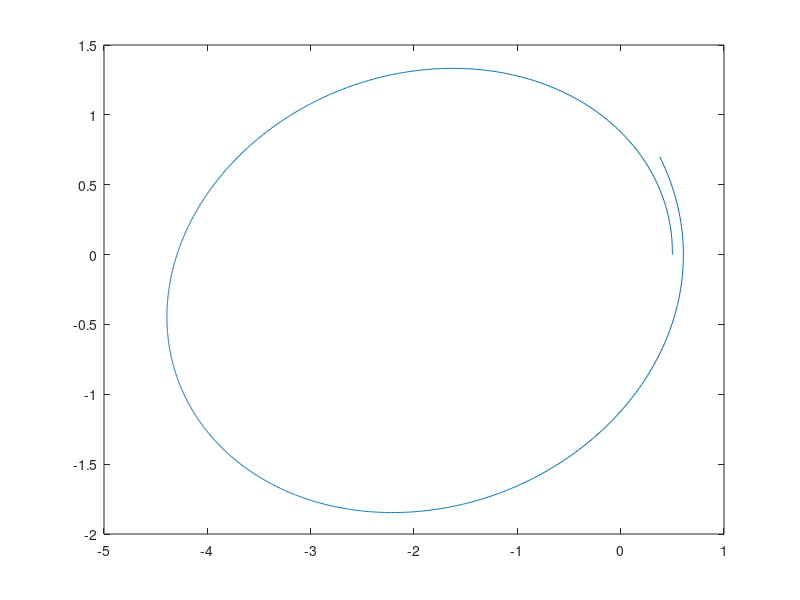

The MATLAB source for this figure: (Note: this script raises an error after producing the figure.)
clear variables;
close all;
clc;

% Différentes constantes
G = 4*pi^2; % Constante de gravitation universelle
%a = 1.5e11;  % demi grand axe
a=1;
%T = 365*3600;   % période de révolution (en seconde)
T=1;
%M = 1.98892e30; % Masse du soleil
M=1;
% COnditions initiales
x0=.5;
x0p=0;
y0=0;
y0p=11.5;

tmin=0;
tmax=4*T;

% Différentes fonctions   avec xp = z  &  yp = w
f1=@(x,y,z,w)(z);
f2=@(x,y,z,w)(w);
g1=@(x,y,z,w)(-1*(G*M*(x./(x.^2+y.^2).^(3/2))));
g2=@(x,y,z,w)(-1*(G*M*(y./(x.^2+y.^2).^(3/2))));

% Paramètre de résolution
h = .0035;
t = tmin:h:tmax;
% Résolution par méthode d'EULER
xEuler = zeros(1,length(t));yEuler=zeros(1,length(t));xpEuler = zeros(1,length(t));ypEuler = zeros(1,length(t));
xEuler(1)=x0;yEuler(1)=y0;xpEuler(1)=x0p;ypEuler(1)=y0p;

for k=1:length(t)-1
   xEuler(k+1) = xEuler(k) + h*f1(xEuler(k),yEuler(k),xpEuler(k),ypEuler(k));
   yEuler(k+1) = yEuler(k) + h*f2(xEuler(k),yEuler(k),xpEuler(k),ypEuler(k));
   xpEuler(k+1) = xpEuler(k) + h*g1(xEuler(k),yEuler(k),xpEuler(k),ypEuler(k));
   ypEuler(k+1) = ypEuler(k) + h*g2(xEuler(k),yEuler(k),xpEuler(k),ypEuler(k));
end


% affichage de la méthode d'Euler
figure()
plot(xEuler,yEuler);
% hold on;
% for i = 1:length(xEuler)
%     h = plot(xEuler(i),yEuler(i),'or');
%     pause(0.05)
%     delete(h)
% end

%Résolution par méthode de Runge-Kutta
[xRK,yRK,t]=RK4_2D_bis(x0,y0,x0p,y0p,tmin,tmax,h,f1,f2,g1,g2);
figure()
plot(xRK,yRK)